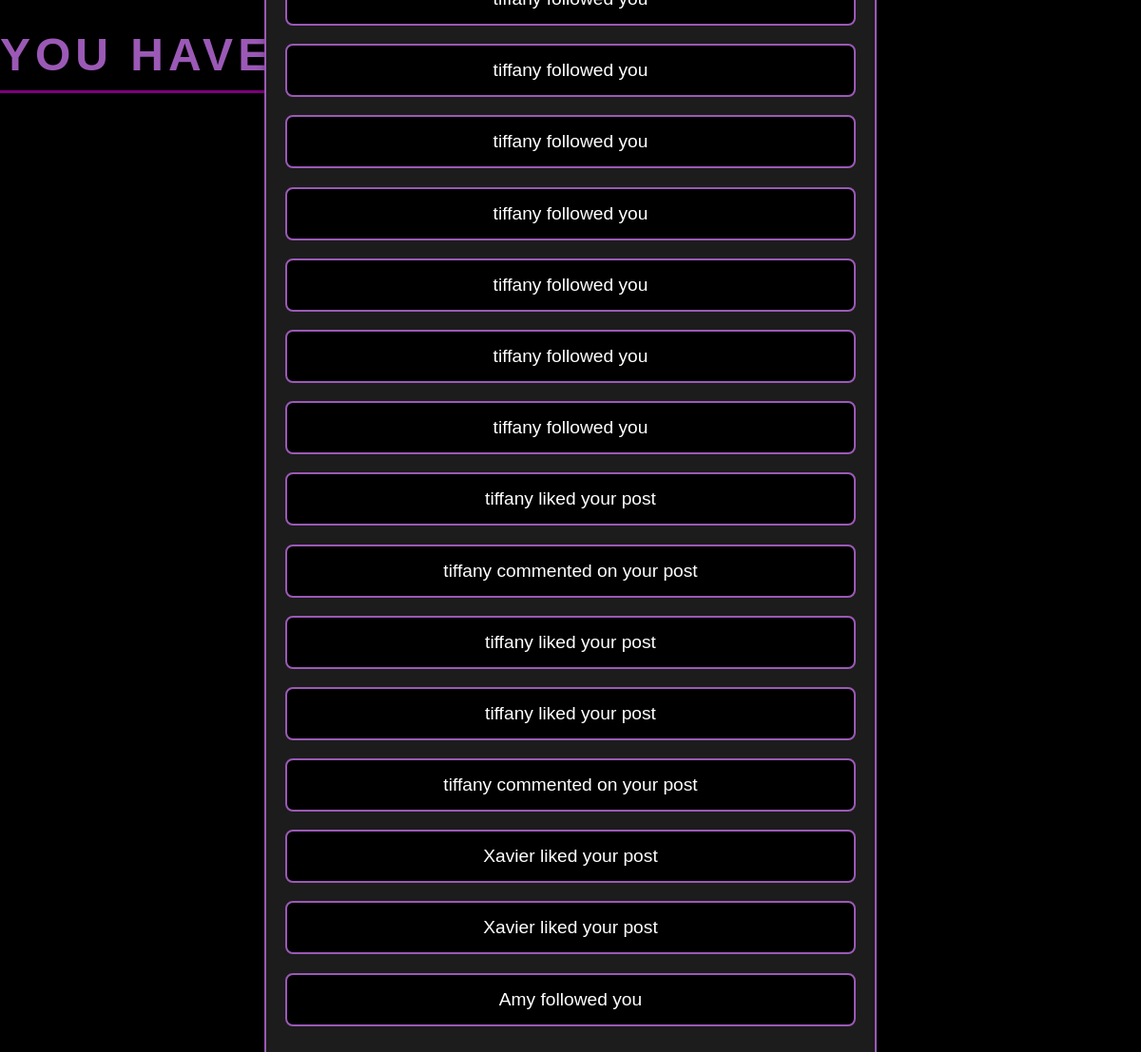
Screenshot of /notifications (signed in) with the database file from the repository.
### commune/models.py (models this page shows)
class Notifications(models.Model):
    notification_type = models.IntegerField()
    to_user = models.ForeignKey(User, on_delete=models.CASCADE, related_name='notification_to', null=True)
    from_user = models.ForeignKey(User, on_delete=models.CASCADE, related_name='notification_from', null=True)
    post = models.ForeignKey(VideoPost, on_delete=models.CASCADE, related_name='+', null=True, blank=True)
    comment = models.ForeignKey(Comment, on_delete=models.CASCADE, related_name='+', null=True, blank=True)
    date = models.DateTimeField(default=timezone.now)
    user_has_seen = models.BooleanField(default=False)

### commune/views.py (the view)
# urls.py: path('notifications', views.notifs, name='notifs'),
def notifs(request):
    to_user = request.user
    notifications = Notifications.objects.filter(to_user=request.user, user_has_seen=False).order_by('-date')
    context = {
        'notifications': notifications
    }
    return render(request, 'commune/notifs.html', context)

### commune/templates/commune/notifs.html (shortened to what this page needs)
<!DOCTYPE html>
<html lang="en">
<head>
</head>
<body>
    <h1>You have: {{ notifications.count }} notification(s)</h1>
    <div class="notifications-container">
        <div class="notification-box">
            {% for notification in notifications %}
                {% if notification.post %}
                    <a href="{% url 'postView' notification.pk notification.post.pk %}">
                        {% if notification.notification_type == 1 %}
                            <p>{{ notification.from_user }} liked your post</p>
                        {% elif notification.notification_type == 2 %}
                            <p>{{ notification.from_user }} commented on your post</p>
                        {% endif %}
                    </a>
                {% else %}
                    {% if notification.from_user.profile %}
                        <a href="{% url 'followView' notification.pk notification.from_user.profile.pk %}">
                            <p>{{ notification.from_user }} followed you</p>
                        </a>
                    {% else %}
                        <span>User does not have a profile</span>
                    {% endif %}
                {% endif %}
            {% endfor %}
        </div>
    </div>
</body>
</html>

### commune/templates/commune/notifs.html (style rules this page uses)
body { margin: 0; padding: 0; font-family: 'Arial', sans-serif; background-color: black; color: #9b59b6; }
h1 { text-align: center; font-size: 3em; margin-top: 30px; color: #9b59b6; text-shadow: 2px 2px #000; letter-spacing: 5px; text-transform: uppercase; border-bottom: 3px solid purple; display: inline-block; padding-bottom: 10px; }
.notifications-container { display: flex; justify-content: center; align-items: center; height: 80vh; }
.notification-box { width: 60%; max-width: 600px; background-color: #1c1c1c; border: 2px solid #9b59b6; padding: 20px; border-radius: 10px; box-shadow: 0 4px 8px rgba(0, 0, 0, 0.3); }
.notification-box a { text-decoration: none; color: #fff; display: block; margin-bottom: 15px; }
.notification-box p { background-color: black; padding: 15px; border: 2px solid #9b59b6; border-radius: 8px; font-size: 1.2em; text-align: center; transition: background-color 0.3s, color 0.3s; }

### rows the page displays
Notifications: from_user "tiffany"
Notifications: from_user "tiffany"
Notifications: from_user "tiffany"
Notifications: from_user "tiffany"
Notifications: from_user "tiffany"
Notifications: from_user "tiffany"
Notifications: from_user "tiffany"
Notifications: from_user "tiffany"
Notifications: from_user "tiffany"
Notifications: from_user "tiffany"
Notifications: from_user "tiffany"
Notifications: from_user "Xavier"
Notifications: from_user "Xavier"
Notifications: from_user "Amy"
